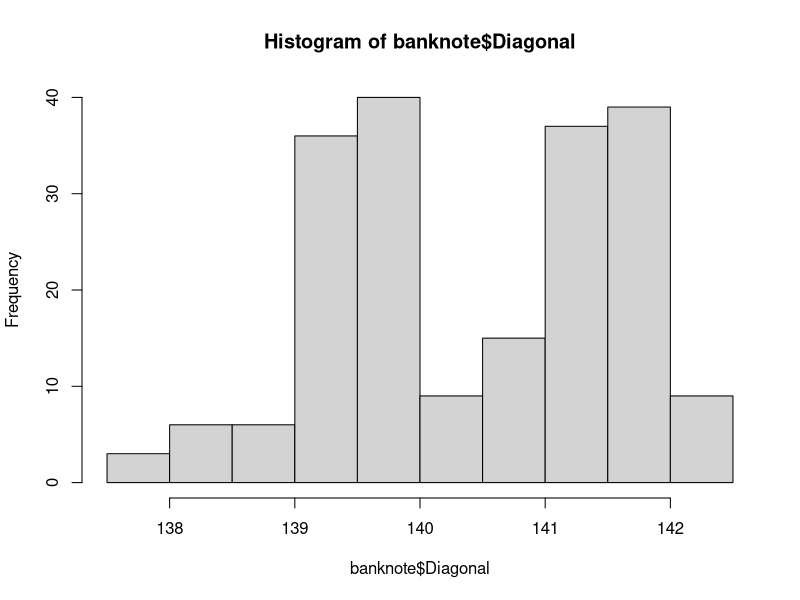

R code for this plot:
#Лекция 1
#Анализ данных на R в примерах и задачах

#Определение подлинности банкноты набора данных Swiss Bank Notes
install.packages("mclust") #Пакет с набором данных Swiss Bank Notes
library(mclust)
data("banknote")
head(banknote)
str(banknote)

#Графики
hist(banknote$Diagonal)

#Создание выборки на обучение и тестирование
train_ind <- sample(seq_len(nrow(banknote)), size = nrow(banknote) * 0.8) #Создание ветора индексов
train_df <- banknote[train_ind,]
test_df <- banknote[-train_ind,]
rm(train_ind)

#Логит и пробит модели
install.packages("lmtest") #Пакет с логит и пробит моделирвоанем
library(lmtest)
m.logit <- glm(Status ~ Length + Left + Right + Bottom + Top,
               data = train_df, family = binomial(link = "logit"))
m.probit <- glm(Status ~ Length + Left + Right + Bottom + Top,
               data = train_df, family = binomial(link = "probit"))

#Предсказание для тестовой выборки и результат верных предсказаний
test_df$status_logit <- ifelse(predict.glm(m.logit, test_df) > 0, "genuine", "counterfeit")
test_df$status_probit <- ifelse(predict.glm(m.probit, test_df) > 0, "genuine", "counterfeit")
right_prediction_logit <- nrow(test_df[test_df$Status == test_df$status_logit, ]) / nrow(test_df) 
right_prediction_probit <- nrow(test_df[test_df$Status == test_df$status_probit, ]) / nrow(test_df) 
